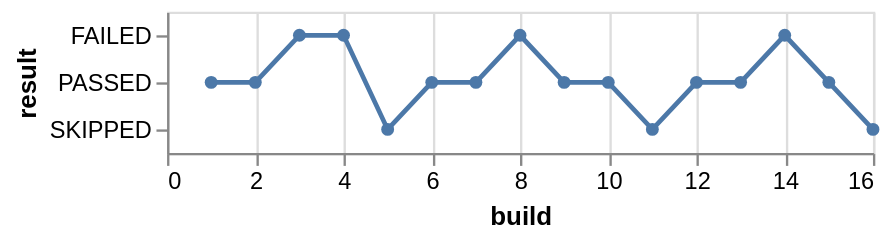

Here is the Vega-Lite specification saved for this chart:
### Vega-Lite specification from a JSON file in a GitHub repository (floating-point values rounded to 4 significant figures)
{"$schema": "https://vega.github.io/schema/vega-lite/v6.json", "description": "Bump chart", "data": {"values": [{"build": 1, "result": "PASSED"}, {"build": 2, "result": "PASSED"}, {"build": 3, "result": "FAILED"}, {"build": 4, "result": "FAILED"}, {"build": 5, "result": "SKIPPED"}, {"build": 6, "result": "PASSED"}, {"build": 7, "result": "PASSED"}, {"build": 8, "result": "FAILED"}, {"build": 9, "result": "PASSED"}, {"build": 10, "result": "PASSED"}, {"build": 11, "result": "SKIPPED"}, {"build": 12, "result": "PASSED"}, {"build": 13, "result": "PASSED"}, {"build": 14, "result": "FAILED"}, {"build": 15, "result": "PASSED"}, {"build": 16, "result": "SKIPPED"}]}, "mark": {"type": "line", "point": true}, "encoding": {"x": {"field": "build", "type": "quantitative"}, "y": {"field": "result", "type": "nominal"}, "order": {"field": "build", "type": "quantitative"}}}
